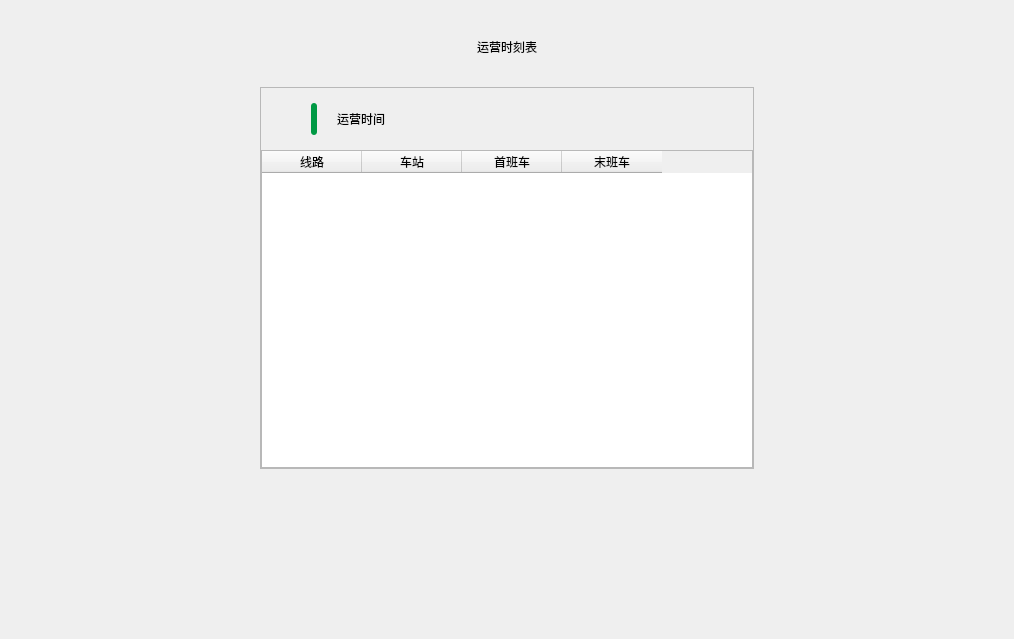
<?xml version="1.0" encoding="UTF-8"?>
<ui version="4.0">
 <class>TimeTableWidget</class>
 <widget class="QWidget" name="TimeTableWidget">
  <property name="geometry">
   <rect>
    <x>0</x>
    <y>0</y>
    <width>1014</width>
    <height>639</height>
   </rect>
  </property>
  <property name="windowTitle">
   <string>Form</string>
  </property>
  <layout class="QHBoxLayout" name="horizontalLayout">
   <property name="spacing">
    <number>0</number>
   </property>
   <property name="leftMargin">
    <number>0</number>
   </property>
   <property name="topMargin">
    <number>0</number>
   </property>
   <property name="rightMargin">
    <number>0</number>
   </property>
   <property name="bottomMargin">
    <number>0</number>
   </property>
   <item>
    <widget class="QWidget" name="subBg" native="true">
     <layout class="QVBoxLayout" name="verticalLayout_2" stretch="0,1,0">
      <property name="spacing">
       <number>30</number>
      </property>
      <property name="leftMargin">
       <number>260</number>
      </property>
      <property name="topMargin">
       <number>37</number>
      </property>
      <property name="rightMargin">
       <number>260</number>
      </property>
      <property name="bottomMargin">
       <number>140</number>
      </property>
      <item>
       <layout class="QHBoxLayout" name="horizontalLayout_3">
        <item>
         <spacer name="horizontalSpacer_4">
          <property name="orientation">
           <enum>Qt::Horizontal</enum>
          </property>
          <property name="sizeHint" stdset="0">
           <size>
            <width>40</width>
            <height>20</height>
           </size>
          </property>
         </spacer>
        </item>
        <item>
         <widget class="QLabel" name="nameLabel">
          <property name="text">
           <string>运营时刻表</string>
          </property>
          <property name="alignment">
           <set>Qt::AlignCenter</set>
          </property>
         </widget>
        </item>
        <item>
         <spacer name="horizontalSpacer_5">
          <property name="orientation">
           <enum>Qt::Horizontal</enum>
          </property>
          <property name="sizeHint" stdset="0">
           <size>
            <width>40</width>
            <height>20</height>
           </size>
          </property>
         </spacer>
        </item>
       </layout>
      </item>
      <item>
       <widget class="QFrame" name="centerFrame">
        <property name="frameShape">
         <enum>QFrame::StyledPanel</enum>
        </property>
        <property name="frameShadow">
         <enum>QFrame::Raised</enum>
        </property>
        <layout class="QVBoxLayout" name="verticalLayout" stretch="0,0,0,0,0">
         <property name="spacing">
          <number>0</number>
         </property>
         <property name="leftMargin">
          <number>0</number>
         </property>
         <property name="topMargin">
          <number>0</number>
         </property>
         <property name="rightMargin">
          <number>0</number>
         </property>
         <property name="bottomMargin">
          <number>0</number>
         </property>
         <item>
          <spacer name="verticalSpacer">
           <property name="orientation">
            <enum>Qt::Vertical</enum>
           </property>
           <property name="sizeType">
            <enum>QSizePolicy::Fixed</enum>
           </property>
           <property name="sizeHint" stdset="0">
            <size>
             <width>20</width>
             <height>15</height>
            </size>
           </property>
          </spacer>
         </item>
         <item>
          <layout class="QHBoxLayout" name="horizontalLayout_2">
           <property name="spacing">
            <number>0</number>
           </property>
           <item>
            <spacer name="horizontalSpacer_2">
             <property name="orientation">
              <enum>Qt::Horizontal</enum>
             </property>
             <property name="sizeType">
              <enum>QSizePolicy::Fixed</enum>
             </property>
             <property name="sizeHint" stdset="0">
              <size>
               <width>50</width>
               <height>20</height>
              </size>
             </property>
            </spacer>
           </item>
           <item>
            <widget class="QLabel" name="label_3">
             <property name="minimumSize">
              <size>
               <width>6</width>
               <height>32</height>
              </size>
             </property>
             <property name="maximumSize">
              <size>
               <width>6</width>
               <height>32</height>
              </size>
             </property>
             <property name="styleSheet">
              <string notr="true">background-color: #009944;
border-radius: 3px;
</string>
             </property>
             <property name="text">
              <string/>
             </property>
            </widget>
           </item>
           <item>
            <spacer name="horizontalSpacer_3">
             <property name="orientation">
              <enum>Qt::Horizontal</enum>
             </property>
             <property name="sizeType">
              <enum>QSizePolicy::Fixed</enum>
             </property>
             <property name="sizeHint" stdset="0">
              <size>
               <width>20</width>
               <height>20</height>
              </size>
             </property>
            </spacer>
           </item>
           <item>
            <widget class="QLabel" name="basicText">
             <property name="text">
              <string>运营时间</string>
             </property>
            </widget>
           </item>
           <item>
            <spacer name="horizontalSpacer">
             <property name="orientation">
              <enum>Qt::Horizontal</enum>
             </property>
             <property name="sizeHint" stdset="0">
              <size>
               <width>40</width>
               <height>20</height>
              </size>
             </property>
            </spacer>
           </item>
          </layout>
         </item>
         <item>
          <spacer name="verticalSpacer_2">
           <property name="orientation">
            <enum>Qt::Vertical</enum>
           </property>
           <property name="sizeType">
            <enum>QSizePolicy::Fixed</enum>
           </property>
           <property name="sizeHint" stdset="0">
            <size>
             <width>20</width>
             <height>15</height>
            </size>
           </property>
          </spacer>
         </item>
         <item>
          <widget class="QFrame" name="viewFrame">
           <property name="frameShape">
            <enum>QFrame::StyledPanel</enum>
           </property>
           <property name="frameShadow">
            <enum>QFrame::Raised</enum>
           </property>
          </widget>
         </item>
         <item>
          <widget class="QTableWidget" name="tableWidget">
           <column>
            <property name="text">
             <string>线路</string>
            </property>
           </column>
           <column>
            <property name="text">
             <string>车站</string>
            </property>
           </column>
           <column>
            <property name="text">
             <string>首班车</string>
            </property>
           </column>
           <column>
            <property name="text">
             <string>末班车</string>
            </property>
           </column>
          </widget>
         </item>
        </layout>
       </widget>
      </item>
      <item>
       <widget class="QFrame" name="btnFrame">
        <property name="frameShape">
         <enum>QFrame::StyledPanel</enum>
        </property>
        <property name="frameShadow">
         <enum>QFrame::Raised</enum>
        </property>
       </widget>
      </item>
     </layout>
    </widget>
   </item>
  </layout>
 </widget>
 <resources/>
 <connections/>
</ui>
